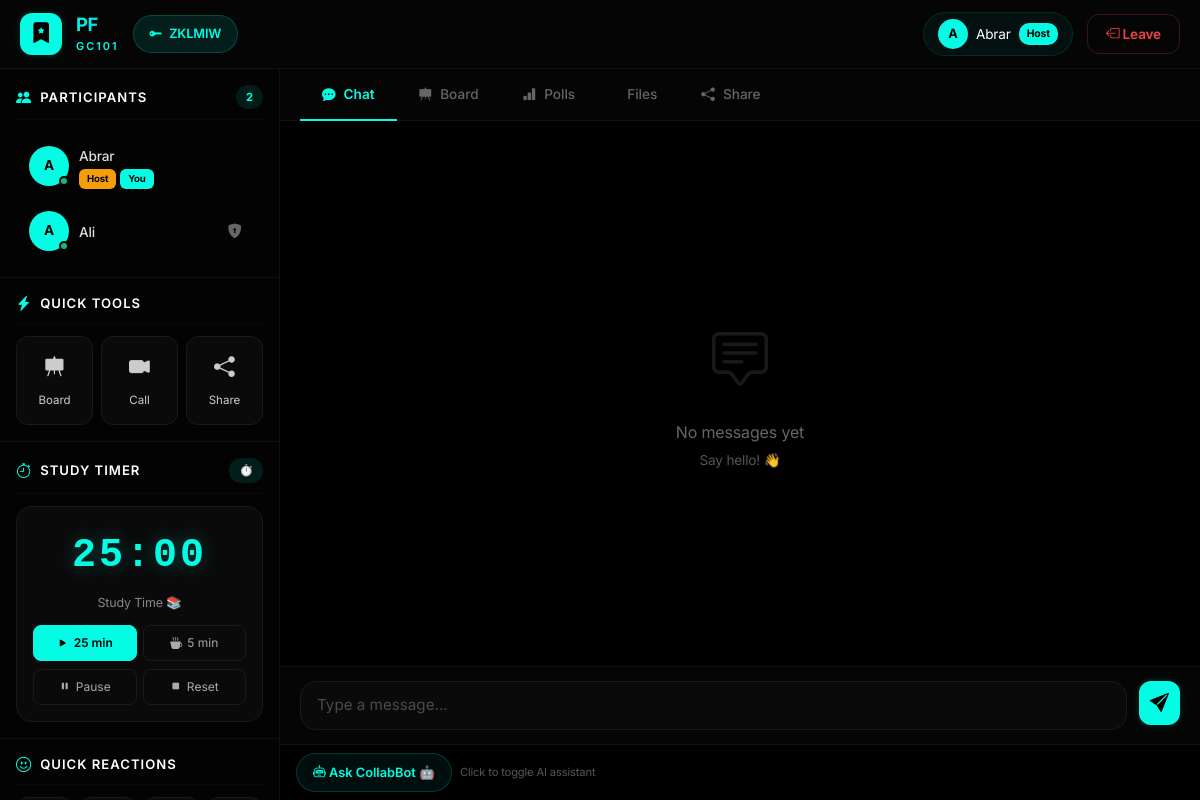
Page /rooms/1 (signed in) on the earlier database version.
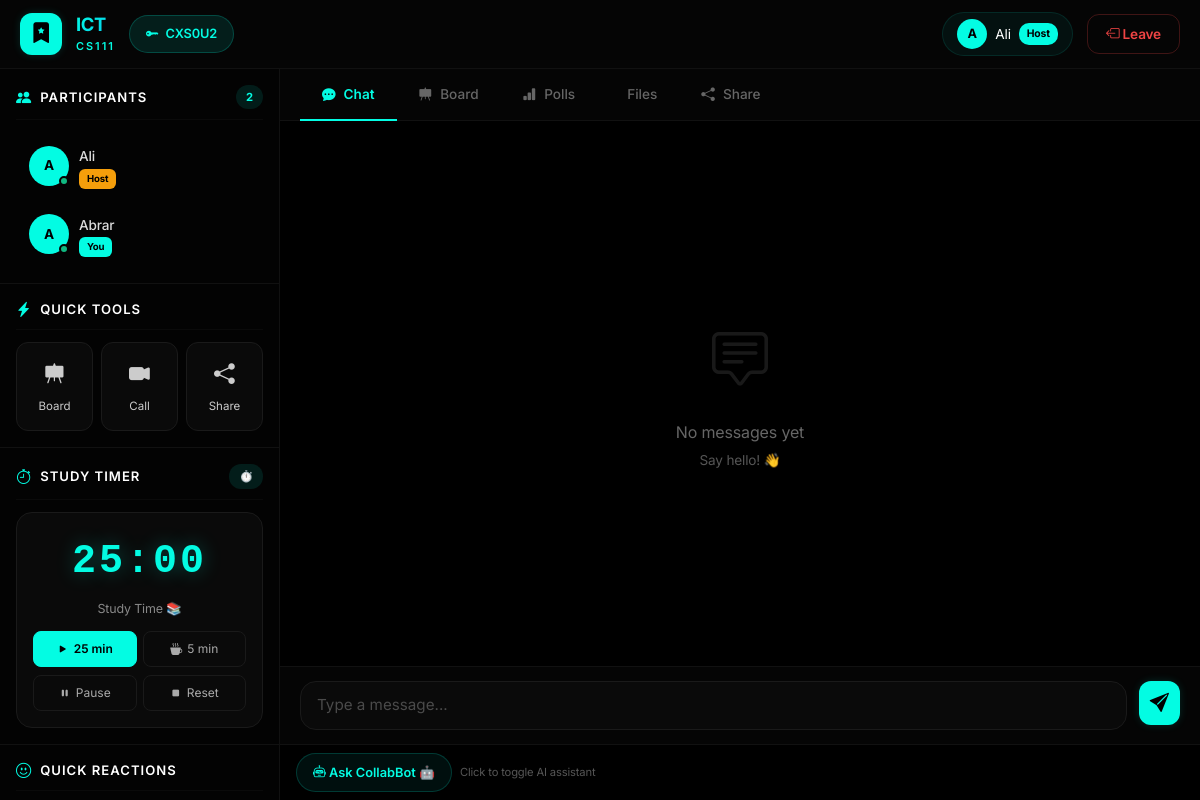
Same page on the later database version.
### app.py (models this page shows, shortened)
class Room(db.Model):
    id = db.Column(db.Integer, primary_key=True)
    name = db.Column(db.String(100), nullable=False)
    description = db.Column(db.String(500))
    course_code = db.Column(db.String(20), unique=True, nullable=False)
    room_code = db.Column(db.String(6), unique=True, nullable=False)
    created_by = db.Column(db.Integer, db.ForeignKey('user.id', ondelete='CASCADE'), nullable=False)
    created_at = db.Column(db.DateTime, default=datetime.utcnow)
    is_private = db.Column(db.Boolean, default=False)
    room_password = db.Column(db.String(200), nullable=True)
    creator = db.relationship('User', foreign_keys=[created_by], backref='created_rooms')
    members = db.relationship('User', secondary=room_members, backref='joined_rooms')
    messages = db.relationship('ChatMessage', cascade='all, delete-orphan', backref='room', lazy=True)
    materials = db.relationship('StudyMaterial', cascade='all, delete-orphan', backref='room', lazy=True)

class User(db.Model, UserMixin):
    id = db.Column(db.Integer, primary_key=True)
    username = db.Column(db.String(80), unique=True, nullable=False)
    email = db.Column(db.String(120), unique=True, nullable=False)
    password_hash = db.Column(db.String(200), nullable=False)

### app.py (the view)
@app.route('/rooms/<int:room_id>')
@login_required
def room_detail(room_id):
    room = Room.query.get_or_404(room_id)
    if not can_access_room(current_user, room):
        flash('Access denied.', 'danger')
        return redirect(url_for('rooms'))
    return render_template('room_detail.html', room=room)

### app.py (called while the page is built)
def can_access_room(user, room):
    return user.id == room.created_by or user in room.members

@login_manager.user_loader
def load_user(user_id):
    return db.session.get(User, int(user_id))

### templates/room_detail.html (shortened to what the changed rows need)
{% extends "base.html" %}
{% block content %}
<div class="room-fullscreen">
    <div class="room-topbar">
        <div class="room-info">
            <div class="room-icon-box">
                <i class="bi bi-bookmark-star-fill"></i>
            </div>
            <div class="room-title-group">
                <h4>{{ room.name }}</h4>
                <span class="room-course-tag">{{ room.course_code }}</span>
            </div>
            <div class="room-code-badge">
                <i class="bi bi-key-fill"></i> {{ room.room_code }}
            </div>
        </div>
        <div class="room-actions-group">
            <div class="host-badge">
                <div class="host-avatar-sm"><span>{{ room.creator.username[0] | upper }}</span></div>
                <span class="host-name">{{ room.creator.username }}</span>
                <span class="host-tag">Host</span>
            </div>
        </div>
    </div>
    <div class="room-main-full">
        <div class="room-sidebar-left">
            <div class="sidebar-section-box">
                <div class="participants-list-scroll">
                    {% for member in room.members %}
                    <div class="participant-row" data-user-id="{{ member.id }}" id="participant-{{ member.id }}">
                        <div style="position:relative;">
                            <div class="avatar-initials-sm"><span>{{ member.username[0] | upper }}</span></div>
                            <div class="online-indicator"></div>
                        </div>
                        <div style="flex:1;">
                            <span class="participant-name-text">{{ member.username }}</span>
                            <div style="display:flex;gap:4px;flex-wrap:wrap;">
                                {% if member.id == room.created_by %}<span
                                    class="tag-badge tag-host-badge">Host</span>{% endif %}
                                {% if member.id == current_user.id %}<span class="tag-badge tag-you-badge">You</span>{%
                                endif %}
                            </div>
                        </div>
                        <div>
                            {% if current_user.id == room.created_by and member.id != room.created_by %}
                            <button class="btn-permission-icon" data-user-id="{{ member.id }}"
                                title="Toggle Permission">
                                <i class="bi bi-shield-lock-fill"></i>
                            </button>
                            {% endif %}
                        </div>
                    </div>
                    {% endfor %}
                </div>
            </div>
        </div>
    </div>
</div>
{% endblock %}

Differences in the rows shown:
changed Room: name "PF" → "ICT"; course_code "GC101" → "CS111"; room_code "ZKLMIW" → "CXS0U2"; created_by 1 → 2 (drawn)
changed User "Ali": now shows "Host"; moves up the list
changed User "Abrar": no longer shows "Host"
Other differences:
{{ room.creator.username }}: "Abrar" → "Ali"
